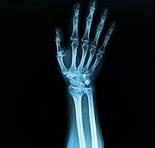
#> input picture coding/files/01_radiografia_mano_c.jpeg, 155 x 148 px
$ python -i 02_libraries_clahe_entropia_gradiente.py   (imports and definitions only)   (older library calls are emulated)
#> lines starting #> are read from the running program, lines starting #| are printed output that depends on the picture; long printed decimals are rounded
import os
import cv2
import numpy as np
import matplotlib.pyplot as plt

# =============================================================================
# CONFIGURACIÓN
# =============================================================================
# Constantes para PSO
NUM_PARTICLES = 100
NUM_DIMENSIONS = 2
VARIABLE_RANGES = np.array([[1, 10], [1, 50]])  # Rangos para clip_limit y tile_grid_size
COGNITIVE_PARAMETER = 1.6322
SOCIAL_PARAMETER = 0.14
INERTIA_WEIGHT = 0.6
NUM_GENERATIONS = 300

MAX_HEIGHT = 500  # Altura máxima de la imagen para evitar altos tiempos de ejecución
EARLY_STOPPING = 5

# =============================================================================
# DEFINICIÓN DE FUNCIONES
# =============================================================================
def read_image(path):
    """Leer la imagen en color y normalizarla."""
    img = cv2.imread(path, cv2.IMREAD_COLOR)
    if img is None:
        raise FileNotFoundError(f"La imagen en la ruta '{path}' no se encontró.")
    # Obtener el tamaño de la imagen y redimensionar si es necesario
    alto, ancho = img.shape[:2]
    print(f'Medidas de imagen:\tAlto: {alto}, Ancho: {ancho}')
    if alto > MAX_HEIGHT:
        proporcion = MAX_HEIGHT / alto
        img = cv2.resize(img, (int(ancho * proporcion), MAX_HEIGHT))
        alto, ancho = img.shape[:2]
        print(f'Medidas de imagen ajustadas:\t Alto: {alto}, Ancho: {ancho}')

    img = cv2.cvtColor(img, cv2.COLOR_BGR2RGB)  # Convertir de BGR a RGB
    img = img.astype(np.float64) / 255.0  # Normalizar la imagen a [0, 1]
    return img

def apply_clahe(img, clip_limit, tile_grid_size):
    """Aplicar CLAHE (histograma adaptativo) a una imagen en color."""
    img_lab = cv2.cvtColor((img * 255).astype(np.uint8), cv2.COLOR_RGB2LAB)
    clahe = cv2.createCLAHE(clipLimit=clip_limit, tileGridSize=(int(tile_grid_size), int(tile_grid_size)))
    img_lab[:, :, 0] = clahe.apply(img_lab[:, :, 0])  # Aplicar CLAHE en el canal de luminancia
    img_clahe = cv2.cvtColor(img_lab, cv2.COLOR_LAB2RGB)
    return img_clahe.astype(np.float64) / 255.0  # Normalizar la imagen a [0, 1]

def calculate_spatial_entropy(img):
    """Calcular la entropía espacial de una imagen en color."""
    grad_mags = np.zeros(img.shape[:2])

    for i in range(3):  # Para cada canal de color
        channel = img[:, :, i]
        grad_x = cv2.Sobel(channel, cv2.CV_64F, 1, 0, ksize=3)
        grad_y = cv2.Sobel(channel, cv2.CV_64F, 0, 1, ksize=3)
        grad_mag = np.sqrt(grad_x**2 + grad_y**2)
        grad_mags += grad_mag  # Sumar las magnitudes de gradiente

    grad_mags = grad_mags / np.max(grad_mags)
    hist_counts, _ = np.histogram(grad_mags.flatten(), bins=256, range=(0, 1), density=False)
    total_pixels = np.sum(hist_counts)
    probabilities = hist_counts / total_pixels
    probabilities = probabilities[probabilities > 0]
    spatial_entropy = -np.sum(probabilities * np.log2(probabilities))
    return spatial_entropy

def initialize_particles():
    """Inicializar partículas y velocidades dentro de los rangos dados."""
    lower_bounds, upper_bounds = VARIABLE_RANGES[:, 0], VARIABLE_RANGES[:, 1]
    ranges = upper_bounds - lower_bounds
    particles = np.random.uniform(lower_bounds, upper_bounds, (NUM_PARTICLES, NUM_DIMENSIONS))
    velocities = np.random.uniform(-ranges / 2, ranges / 2, (NUM_PARTICLES, NUM_DIMENSIONS))
    return particles, velocities

def evaluate_particles(particles, img):
    """Evaluar partículas aplicando CLAHE y calculando la entropía espacial."""
    entropies = np.zeros(NUM_PARTICLES)
    for i in range(NUM_PARTICLES):
        clip_limit, tile_grid_size = particles[i]
        output_img = apply_clahe(img, clip_limit, tile_grid_size)
        entropy = calculate_spatial_entropy(output_img)
        entropies[i] = entropy
    return entropies

def update_velocity(particles, velocities, personal_best_positions, local_best_positions):
    """Actualizar las velocidades basadas en las mejores posiciones locales."""
    rp = np.random.uniform(size=(NUM_PARTICLES, NUM_DIMENSIONS))
    rg = np.random.uniform(size=(NUM_PARTICLES, NUM_DIMENSIONS))
    cognitive = COGNITIVE_PARAMETER * rp * (personal_best_positions - particles)
    social = SOCIAL_PARAMETER * rg * (local_best_positions - particles)
    inertia = INERTIA_WEIGHT * velocities
    return inertia + cognitive + social

def update_positions(particles, velocities):
    """Actualizar posiciones basadas en las velocidades."""
    return particles + velocities

def apply_bounds(particles):
    """Asegurar que las partículas se mantengan dentro de los límites definidos."""
    lower_bounds, upper_bounds = VARIABLE_RANGES[:, 0], VARIABLE_RANGES[:, 1]
    return np.clip(particles, lower_bounds, upper_bounds)

def local_pso(img):
    """Algoritmo PSO con enfoque local para optimizar clip_limit y tile_grid_size."""
    particles, velocities = initialize_particles()
    evaluations = evaluate_particles(particles, img)
    personal_best_positions = particles.copy()
    personal_best_evaluations = evaluations.copy()

    local_best_positions = personal_best_positions.copy()
    last_evaluations = []

    for generation in range(NUM_GENERATIONS):
        print(f'Generación: {generation + 1}/{NUM_GENERATIONS} =>')
        velocities = update_velocity(particles, velocities, personal_best_positions, local_best_positions)
        particles = update_positions(particles, velocities)
        particles = apply_bounds(particles)
        evaluations = evaluate_particles(particles, img)

        for i in range(NUM_PARTICLES):
            if evaluations[i] > personal_best_evaluations[i]:
                personal_best_evaluations[i] = evaluations[i]
                personal_best_positions[i] = particles[i]

        for i in range(NUM_PARTICLES):
            left_neighbor = (i - 1) % NUM_PARTICLES
            right_neighbor = (i + 1) % NUM_PARTICLES

            neighborhood_evaluations = [
                personal_best_evaluations[left_neighbor],
                personal_best_evaluations[i],
                personal_best_evaluations[right_neighbor]
            ]
            max_eval = max(neighborhood_evaluations)
            if max_eval == personal_best_evaluations[left_neighbor]:
                local_best_positions[i] = personal_best_positions[left_neighbor]
            elif max_eval == personal_best_evaluations[i]:
                local_best_positions[i] = personal_best_positions[i]
            else:
                local_best_positions[i] = personal_best_positions[right_neighbor]

        last_evaluations.append(np.max(evaluations))
        if len(last_evaluations) > EARLY_STOPPING + 1:
            last_evaluations.pop(0)
            if len(set(last_evaluations)) == 1:
                print('***Se detiene la ejecución debido a que los últimos 5 valores de la evaluación son iguales\n')
                break

        print(f'\tMejor entropía global: {np.max(personal_best_evaluations):.6f} \tMejor entropía local: {np.max(evaluations):.6f}')
        print(f'\tClip Limit: {personal_best_positions[np.argmax(personal_best_evaluations)][0]:.6f} \tTile Grid Size: {personal_best_positions[np.argmax(personal_best_evaluations)][1]:.6f}')

    best_index = np.argmax(personal_best_evaluations)
    best_global_position = personal_best_positions[best_index]
    best_global_evaluation = personal_best_evaluations[best_index]

    return best_global_position, best_global_evaluation


def save_subplot(ax, filename):
    """Guardar un subplot en la carpeta 'results'."""
    if not os.path.exists('results'):
        os.makedirs('results')
    fig = ax.figure
    fig.canvas.draw()
    bbox = ax.get_tightbbox(fig.canvas.get_renderer()).transformed(fig.dpi_scale_trans.inverted())
    fig.savefig(os.path.join('results', filename), bbox_inches=bbox)

def main(image_path):
    input_image = read_image(image_path)
#> in read_image, img is the input picture: shape (148, 155, 3); mean B, G, R 32.2, 26.6, 16.2
#| Medidas de imagen:	Alto: 148, Ancho: 155

    initial_entropy = calculate_spatial_entropy(input_image)
#> the loop in calculate_spatial_entropy, `for i in range(3):` made 3 passes
#> pass 1, in calculate_spatial_entropy, `grad_x = cv2.Sobel(channel, cv2.CV_64F, 1, 0, ksize=3)`:
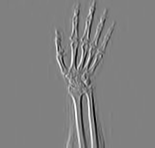
#> grad_x: shape (148, 155) float64; min -2.99, max 2.93, mean 0.000101; drawn with min black and max white
#> pass 1, in calculate_spatial_entropy, `grad_y = cv2.Sobel(channel, cv2.CV_64F, 0, 1, ksize=3)`:
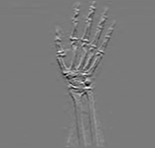
#> grad_y: shape (148, 155) float64; min -2.04, max 2.2, mean 0.00588; drawn with min black and max white
#> after the loop in calculate_spatial_entropy, `for i in range(3):`:
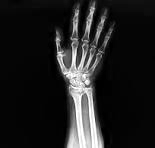
#> channel: shape (148, 155) float64; min 0, max 1, mean 0.126
#> after the loop in calculate_spatial_entropy, `for i in range(3):`:
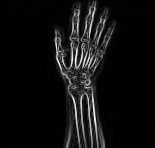
#> grad_mags: shape (148, 155) float64; min 0, max 9.12, mean 0.584; drawn with min black and max white
#> in calculate_spatial_entropy, `hist_counts, _ = np.histogram(grad_mags.flatten(), bins=256, range=(0,..`: hist_counts = 256 values, max 12040 at index 0, min 0 at index 209, mean 89.61
#> in calculate_spatial_entropy, `total_pixels = np.sum(hist_counts)`: total_pixels = 22940
#> in calculate_spatial_entropy, `probabilities = hist_counts / total_pixels`: probabilities = 256 values, max 0.525 at index 0, min 0 at index 209, mean 0.00391
#> in calculate_spatial_entropy, `probabilities = probabilities[probabilities > 0]`: probabilities = 248 values, max 0.525 at index 0, min 4.36e-05 at index 230, mean 0.00403
#> in calculate_spatial_entropy, `spatial_entropy = -np.sum(probabilities * np.log2(probabilities))`: spatial_entropy = 3.74
#> initial_entropy = 3.74
    print(f'Entropía Espacial Inicial: {initial_entropy:.6f}\n')
#| Entropía Espacial Inicial: 3.735

    best_global_position, best_global_evaluation = local_pso(input_image)
#> the loop in evaluate_particles, `for i in range(NUM_PARTICLES):` made 100 passes
#> entropy on passes 1 to 12: 4.62, 4.48, 4.62, 4.54, 4.61, 4.48, 4.54, 3.95, 4.54, 4.54, 4.54, 4.54
#> pass 1, in apply_clahe, `img_clahe = cv2.cvtColor(img_lab, cv2.COLOR_LAB2RGB)`:
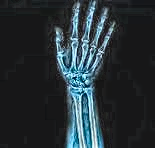
#> img_clahe: shape (148, 155, 3); mean R, G, B 40.5, 50.4, 55.2
#> after the loop in evaluate_particles, `for i in range(NUM_PARTICLES):`:
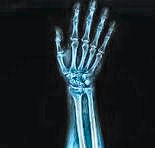
#> output_img: shape (148, 155, 3) float64; mean R, G, B 0.116, 0.157, 0.178
#> after the loop in evaluate_particles, `for i in range(NUM_PARTICLES):`: entropies = 100 values, max 4.66 at index 15, min 3.95 at index 7, mean 4.44
#> in local_pso, `evaluations = evaluate_particles(particles, img)`: evaluations has the same summary as entropies in evaluate_particles
#> in local_pso, `personal_best_evaluations = evaluations.copy()`: personal_best_evaluations has the same summary as entropies in evaluate_particles
#> the loop in local_pso, `for generation in range(NUM_GENERATIONS):` made 12 passes
#> (printed output is left out)
    optimized_clip_limit, optimized_tile_grid_size = best_global_position
    print(f'\nClip Limit óptimo: {optimized_clip_limit:.6f}')
#| Clip Limit óptimo: 10.000
    print(f'Tile Grid Size óptimo: {optimized_tile_grid_size:.6f}')
#| Tile Grid Size óptimo: 18.593
    print(f'Entropía Espacial Optimizada: {best_global_evaluation:.6f}')
#| Entropía Espacial Optimizada: 4.713

    output_image = apply_clahe(input_image, optimized_clip_limit, optimized_tile_grid_size)
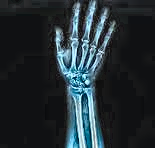
#> output_image: shape (148, 155, 3) float64; mean R, G, B 0.144, 0.185, 0.205

    output_entropy = calculate_spatial_entropy(output_image)
    print(f'Entropía Espacial de la Imagen Procesada: {output_entropy:.6f}')
#| Entropía Espacial de la Imagen Procesada: 4.713

    entropy_difference = output_entropy - initial_entropy
    if entropy_difference > 0:
        print(f'Resultó en un aumento de {entropy_difference:.6f} en la entropía espacial.')
#| Resultó en un aumento de 0.9782 en la entropía espacial.
    else:
        print(f'Resultó en un empeoramiento de {entropy_difference:.6f} en la entropía espacial.')

    fig = plt.figure(figsize=(12, 6))

    ax1 = plt.subplot(1, 2, 1)
    ax1.imshow(input_image)
    ax1.set_title(f'Imagen Original\nEntropía Espacial: {initial_entropy:.6f}')
    ax1.axis('off')

    ax2 = plt.subplot(1, 2, 2)
    ax2.imshow(output_image)
    ax2.set_title(f'Imagen Procesada ({output_image.shape[0]} x  {output_image.shape[1]})\nEntropía Espacial: {output_entropy:.6f} \nClip Limit: {optimized_clip_limit:.6f} \nTile Grid Size: {optimized_tile_grid_size:.6f}')
    ax2.axis('off')

    plt.tight_layout()

    # Guardar la figura en la carpeta 'results'
    base_filename = os.path.basename(image_path)
    results_folder = 'results'
    if not os.path.exists(results_folder):
        os.makedirs(results_folder)
    output_filename = os.path.join(results_folder, f'clahe-libs_entropia-gradiente_{base_filename}')
    plt.savefig(output_filename)
    print(f'Imagen guardada en: {output_filename}')


# [10 lines not run here, left out]

>>> result = main('../files/01_radiografia_mano_c.jpeg')
